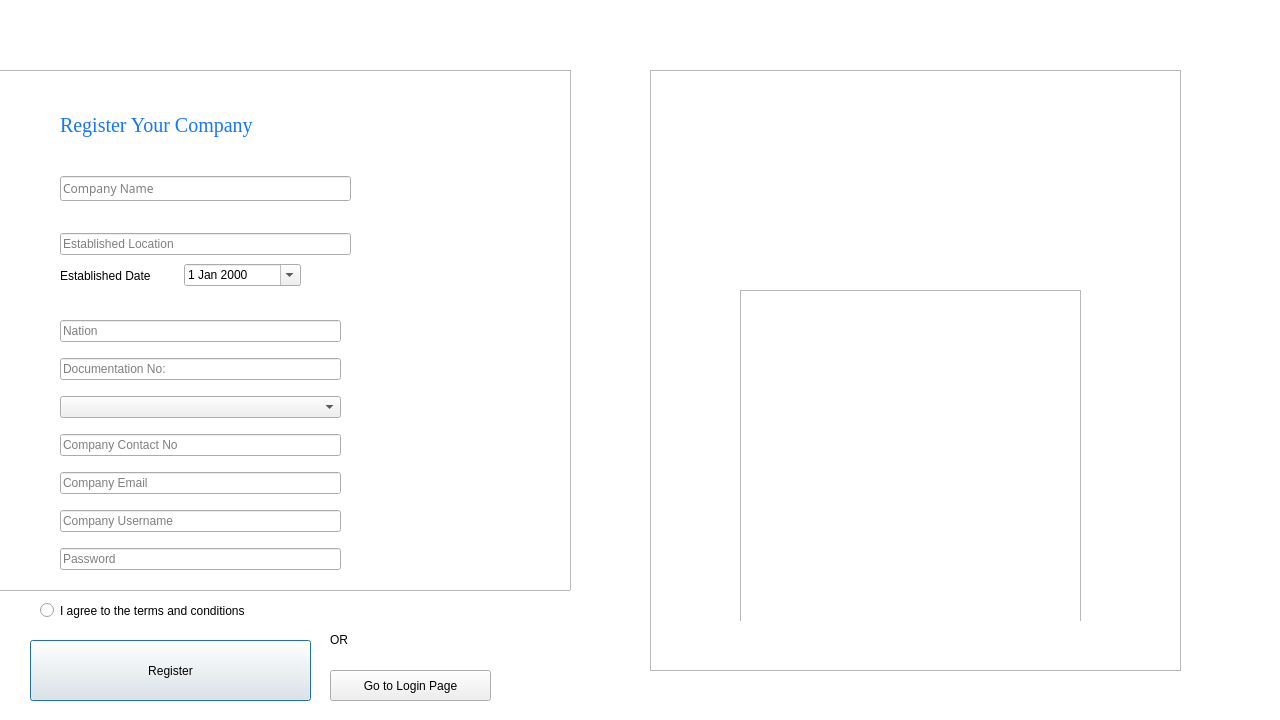
<?xml version="1.0" encoding="UTF-8"?>
<ui version="4.0">
 <class>registryForCompanies</class>
 <widget class="QDialog" name="registryForCompanies">
  <property name="geometry">
   <rect>
    <x>0</x>
    <y>0</y>
    <width>1280</width>
    <height>720</height>
   </rect>
  </property>
  <property name="windowTitle">
   <string>Dialog</string>
  </property>
  <property name="styleSheet">
   <string notr="true">#registryForCompanies{
background-color: white ; 
background-image: url(:/images/images/dotted.png); 
}</string>
  </property>
  <widget class="QLabel" name="logo">
   <property name="geometry">
    <rect>
     <x>30</x>
     <y>10</y>
     <width>351</width>
     <height>41</height>
    </rect>
   </property>
   <property name="font">
    <font>
     <pointsize>15</pointsize>
     <bold>true</bold>
    </font>
   </property>
   <property name="styleSheet">
    <string notr="true">background-repeat:no-repeat;
background-image: url(:/images/travelSphere.png);</string>
   </property>
   <property name="text">
    <string/>
   </property>
  </widget>
  <widget class="QFrame" name="RightFrame">
   <property name="geometry">
    <rect>
     <x>650</x>
     <y>70</y>
     <width>531</width>
     <height>601</height>
    </rect>
   </property>
   <property name="styleSheet">
    <string notr="true">#frame{
background-image: url(:/images/images/blueFrame.png) ; 
border-radius: 15px ; 
}</string>
   </property>
   <property name="frameShape">
    <enum>QFrame::StyledPanel</enum>
   </property>
   <property name="frameShadow">
    <enum>QFrame::Raised</enum>
   </property>
   <widget class="QFrame" name="frame_2">
    <property name="geometry">
     <rect>
      <x>40</x>
      <y>50</y>
      <width>451</width>
      <height>501</height>
     </rect>
    </property>
    <property name="styleSheet">
     <string notr="true">#frame_2{
background-image: url(:/images/images/innerframe.png) ; 
border-radius: 15px ; 
}</string>
    </property>
    <property name="frameShape">
     <enum>QFrame::StyledPanel</enum>
    </property>
    <property name="frameShadow">
     <enum>QFrame::Raised</enum>
    </property>
    <widget class="QFrame" name="frame_3">
     <property name="geometry">
      <rect>
       <x>50</x>
       <y>170</y>
       <width>341</width>
       <height>361</height>
      </rect>
     </property>
     <property name="styleSheet">
      <string notr="true">#frame_3{
background-image: url(:/images/images/Liberty.png) ;
}</string>
     </property>
     <property name="frameShape">
      <enum>QFrame::StyledPanel</enum>
     </property>
     <property name="frameShadow">
      <enum>QFrame::Raised</enum>
     </property>
    </widget>
   </widget>
  </widget>
  <widget class="QPushButton" name="register_PushButton">
   <property name="geometry">
    <rect>
     <x>30</x>
     <y>640</y>
     <width>281</width>
     <height>61</height>
    </rect>
   </property>
   <property name="text">
    <string>Register</string>
   </property>
  </widget>
  <widget class="QRadioButton" name="termsAndConditions">
   <property name="geometry">
    <rect>
     <x>40</x>
     <y>600</y>
     <width>331</width>
     <height>21</height>
    </rect>
   </property>
   <property name="text">
    <string>I agree to the terms and conditions</string>
   </property>
  </widget>
  <widget class="QPushButton" name="go_to_loginPage">
   <property name="geometry">
    <rect>
     <x>330</x>
     <y>670</y>
     <width>161</width>
     <height>31</height>
    </rect>
   </property>
   <property name="text">
    <string>Go to Login Page</string>
   </property>
  </widget>
  <widget class="QLabel" name="label">
   <property name="geometry">
    <rect>
     <x>330</x>
     <y>630</y>
     <width>63</width>
     <height>20</height>
    </rect>
   </property>
   <property name="text">
    <string>OR</string>
   </property>
  </widget>
  <widget class="QFrame" name="LeftFrame">
   <property name="geometry">
    <rect>
     <x>-10</x>
     <y>70</y>
     <width>581</width>
     <height>521</height>
    </rect>
   </property>
   <property name="styleSheet">
    <string notr="true">#frame_4{
	background-color: qlineargradient(spread:pad, x1:0, y1:0, x2:1, y2:0, stop:0 rgba(123, 193, 215, 1), stop:1 rgba(126, 174, 218, 75));
border-radius:50px;
}
#QLineEdit{
border-radius:10px;
}</string>
   </property>
   <property name="frameShape">
    <enum>QFrame::StyledPanel</enum>
   </property>
   <property name="frameShadow">
    <enum>QFrame::Raised</enum>
   </property>
   <widget class="QWidget" name="layoutWidget">
    <property name="geometry">
     <rect>
      <x>70</x>
      <y>80</y>
      <width>291</width>
      <height>131</height>
     </rect>
    </property>
    <layout class="QVBoxLayout" name="verticalLayout">
     <item>
      <widget class="QLineEdit" name="CompanyName">
       <property name="sizePolicy">
        <sizepolicy hsizetype="Expanding" vsizetype="Maximum">
         <horstretch>0</horstretch>
         <verstretch>0</verstretch>
        </sizepolicy>
       </property>
       <property name="font">
        <font>
         <family>Segoe MDL2 Assets</family>
        </font>
       </property>
       <property name="styleSheet">
        <string notr="true"/>
       </property>
       <property name="placeholderText">
        <string>Company Name</string>
       </property>
      </widget>
     </item>
     <item>
      <widget class="QLineEdit" name="location">
       <property name="placeholderText">
        <string>Established Location</string>
       </property>
      </widget>
     </item>
    </layout>
   </widget>
   <widget class="QLabel" name="note">
    <property name="geometry">
     <rect>
      <x>70</x>
      <y>30</y>
      <width>351</width>
      <height>51</height>
     </rect>
    </property>
    <property name="font">
     <font>
      <family>Georgia</family>
      <pointsize>15</pointsize>
     </font>
    </property>
    <property name="styleSheet">
     <string notr="true">#note{
color: #1877F2 

}</string>
    </property>
    <property name="text">
     <string>Register Your Company</string>
    </property>
   </widget>
   <widget class="QWidget" name="layoutWidget">
    <property name="geometry">
     <rect>
      <x>70</x>
      <y>240</y>
      <width>281</width>
      <height>271</height>
     </rect>
    </property>
    <layout class="QVBoxLayout" name="verticalLayout_2">
     <item>
      <widget class="QLineEdit" name="Nation">
       <property name="placeholderText">
        <string>Nation</string>
       </property>
      </widget>
     </item>
     <item>
      <widget class="QLineEdit" name="documentNo">
       <property name="placeholderText">
        <string>Documentation No:</string>
       </property>
      </widget>
     </item>
     <item>
      <widget class="QComboBox" name="comboBox">
       <property name="placeholderText">
        <string>Documentation Type</string>
       </property>
       <item>
        <property name="text">
         <string>Citizenship</string>
        </property>
       </item>
       <item>
        <property name="text">
         <string>Driving License</string>
        </property>
       </item>
       <item>
        <property name="text">
         <string>Birth Certificate</string>
        </property>
       </item>
      </widget>
     </item>
     <item>
      <widget class="QLineEdit" name="ContactNo">
       <property name="placeholderText">
        <string>Company Contact No</string>
       </property>
      </widget>
     </item>
     <item>
      <widget class="QLineEdit" name="CompanyEmail">
       <property name="placeholderText">
        <string>Company Email</string>
       </property>
      </widget>
     </item>
     <item>
      <widget class="QLineEdit" name="Company_Username">
       <property name="placeholderText">
        <string>Company Username</string>
       </property>
      </widget>
     </item>
     <item>
      <widget class="QLineEdit" name="passwordComp">
       <property name="placeholderText">
        <string>Password</string>
       </property>
      </widget>
     </item>
    </layout>
   </widget>
   <widget class="QWidget" name="layoutWidget">
    <property name="geometry">
     <rect>
      <x>70</x>
      <y>190</y>
      <width>241</width>
      <height>31</height>
     </rect>
    </property>
    <layout class="QHBoxLayout" name="horizontalLayout">
     <item>
      <widget class="QLabel" name="establishedDate_2">
       <property name="text">
        <string>Established Date</string>
       </property>
      </widget>
     </item>
     <item>
      <widget class="QDateEdit" name="Established_dateEdit_2">
       <property name="calendarPopup">
        <bool>true</bool>
       </property>
      </widget>
     </item>
    </layout>
   </widget>
  </widget>
 </widget>
 <resources/>
 <connections/>
</ui>
